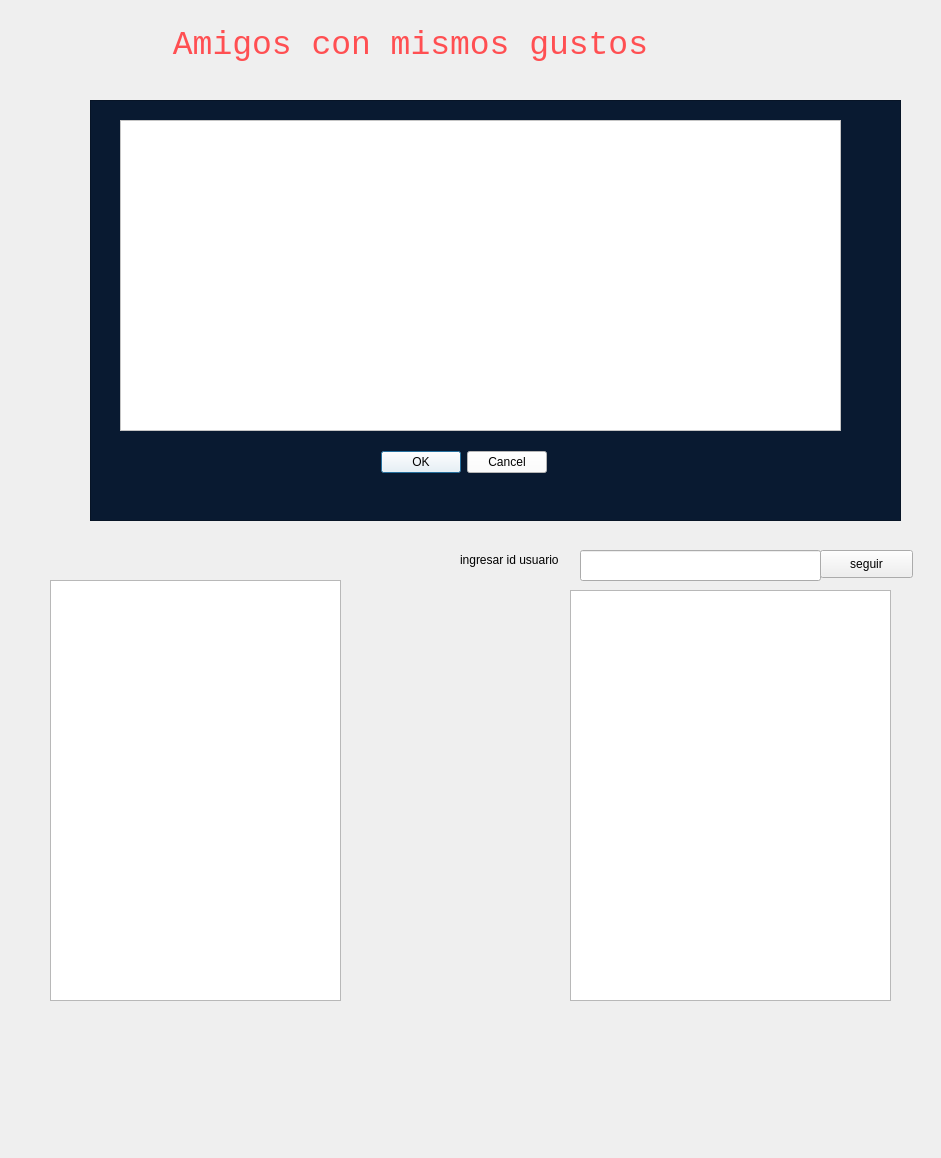
<?xml version="1.0" encoding="UTF-8"?>
<ui version="4.0">
 <class>Amigos</class>
 <widget class="QDialog" name="Amigos">
  <property name="geometry">
   <rect>
    <x>0</x>
    <y>0</y>
    <width>941</width>
    <height>1158</height>
   </rect>
  </property>
  <property name="windowTitle">
   <string>Dialog</string>
  </property>
  <widget class="QLabel" name="label">
   <property name="geometry">
    <rect>
     <x>780</x>
     <y>10</y>
     <width>91</width>
     <height>91</height>
    </rect>
   </property>
   <property name="text">
    <string/>
   </property>
   <property name="pixmap">
    <pixmap resource="logo.qrc">:/imagenes/music.png</pixmap>
   </property>
   <property name="scaledContents">
    <bool>true</bool>
   </property>
  </widget>
  <widget class="QLabel" name="label_9">
   <property name="geometry">
    <rect>
     <x>-10</x>
     <y>0</y>
     <width>841</width>
     <height>91</height>
    </rect>
   </property>
   <property name="font">
    <font>
     <family>Consolas</family>
     <pointsize>7</pointsize>
     <weight>50</weight>
     <italic>false</italic>
     <bold>false</bold>
    </font>
   </property>
   <property name="text">
    <string>&lt;html&gt;&lt;head/&gt;&lt;body&gt;&lt;p align=&quot;center&quot;&gt;&lt;span style=&quot; font: Consolas; font-size:25pt; color:#ff4f52;&quot;&gt;Amigos con mismos gustos&lt;/span&gt;&lt;/p&gt;&lt;/body&gt;&lt;/html&gt;</string>
   </property>
  </widget>
  <widget class="QFrame" name="Framebusqueda">
   <property name="geometry">
    <rect>
     <x>90</x>
     <y>100</y>
     <width>811</width>
     <height>421</height>
    </rect>
   </property>
   <property name="styleSheet">
    <string notr="true">background-color:#091a31;</string>
   </property>
   <property name="frameShape">
    <enum>QFrame::StyledPanel</enum>
   </property>
   <property name="frameShadow">
    <enum>QFrame::Raised</enum>
   </property>
   <widget class="QTableWidget" name="tableWidget">
    <property name="geometry">
     <rect>
      <x>30</x>
      <y>20</y>
      <width>721</width>
      <height>311</height>
     </rect>
    </property>
    <property name="styleSheet">
     <string notr="true">background-color:#ffffff;</string>
    </property>
   </widget>
   <widget class="QDialogButtonBox" name="Buttonbox">
    <property name="geometry">
     <rect>
      <x>290</x>
      <y>350</y>
      <width>167</width>
      <height>25</height>
     </rect>
    </property>
    <property name="styleSheet">
     <string notr="true">background-color:#ffffff;
color:#000000;</string>
    </property>
    <property name="standardButtons">
     <set>QDialogButtonBox::Cancel|QDialogButtonBox::Ok</set>
    </property>
   </widget>
  </widget>
  <widget class="QLabel" name="label_2">
   <property name="geometry">
    <rect>
     <x>0</x>
     <y>470</y>
     <width>91</width>
     <height>91</height>
    </rect>
   </property>
   <property name="text">
    <string/>
   </property>
   <property name="pixmap">
    <pixmap resource="logo.qrc">:/imagenes/music.png</pixmap>
   </property>
   <property name="scaledContents">
    <bool>true</bool>
   </property>
  </widget>
  <widget class="QListWidget" name="listWidget_seguidores">
   <property name="geometry">
    <rect>
     <x>50</x>
     <y>580</y>
     <width>291</width>
     <height>421</height>
    </rect>
   </property>
  </widget>
  <widget class="QListWidget" name="listWidget_seguidos">
   <property name="geometry">
    <rect>
     <x>570</x>
     <y>590</y>
     <width>321</width>
     <height>411</height>
    </rect>
   </property>
  </widget>
  <widget class="QLineEdit" name="id_seguir">
   <property name="geometry">
    <rect>
     <x>580</x>
     <y>550</y>
     <width>241</width>
     <height>31</height>
    </rect>
   </property>
  </widget>
  <widget class="QLabel" name="label_3">
   <property name="geometry">
    <rect>
     <x>460</x>
     <y>550</y>
     <width>111</width>
     <height>20</height>
    </rect>
   </property>
   <property name="text">
    <string>ingresar id usuario</string>
   </property>
  </widget>
  <widget class="QPushButton" name="seguir">
   <property name="geometry">
    <rect>
     <x>820</x>
     <y>550</y>
     <width>93</width>
     <height>28</height>
    </rect>
   </property>
   <property name="text">
    <string>seguir</string>
   </property>
  </widget>
 </widget>
 <resources>
  <include location="logo.qrc"/>
 </resources>
 <connections/>
</ui>
